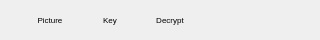
<?xml version="1.0" encoding="UTF-8"?>
<ui version="4.0">
 <class>PaintingDecryptionTool</class>
 <widget class="QWidget" name="PaintingDecryptionTool">
  <property name="geometry">
   <rect>
    <x>0</x>
    <y>0</y>
    <width>320</width>
    <height>40</height>
   </rect>
  </property>
  <property name="minimumSize">
   <size>
    <width>0</width>
    <height>40</height>
   </size>
  </property>
  <property name="maximumSize">
   <size>
    <width>16777215</width>
    <height>40</height>
   </size>
  </property>
  <property name="windowTitle">
   <string>Decryption</string>
  </property>
  <widget class="QToolButton" name="Back">
   <property name="geometry">
    <rect>
     <x>0</x>
     <y>0</y>
     <width>20</width>
     <height>40</height>
    </rect>
   </property>
   <property name="text">
    <string/>
   </property>
   <property name="icon">
    <iconset>
     <normaloff>:/images/moveLeft.png</normaloff>:/images/moveLeft.png</iconset>
   </property>
   <property name="autoRaise">
    <bool>true</bool>
   </property>
  </widget>
  <widget class="QToolButton" name="Picture">
   <property name="geometry">
    <rect>
     <x>20</x>
     <y>0</y>
     <width>60</width>
     <height>40</height>
    </rect>
   </property>
   <property name="font">
    <font>
     <pointsize>6</pointsize>
    </font>
   </property>
   <property name="text">
    <string>Picture</string>
   </property>
   <property name="icon">
    <iconset>
     <normaloff>:/images/pictures.png</normaloff>:/images/pictures.png</iconset>
   </property>
   <property name="iconSize">
    <size>
     <width>18</width>
     <height>18</height>
    </size>
   </property>
   <property name="toolButtonStyle">
    <enum>Qt::ToolButtonTextUnderIcon</enum>
   </property>
   <property name="autoRaise">
    <bool>true</bool>
   </property>
  </widget>
  <widget class="QToolButton" name="Key">
   <property name="geometry">
    <rect>
     <x>80</x>
     <y>0</y>
     <width>60</width>
     <height>40</height>
    </rect>
   </property>
   <property name="font">
    <font>
     <pointsize>6</pointsize>
    </font>
   </property>
   <property name="text">
    <string>Key</string>
   </property>
   <property name="icon">
    <iconset>
     <normaloff>:/icons/key.png</normaloff>:/icons/key.png</iconset>
   </property>
   <property name="iconSize">
    <size>
     <width>18</width>
     <height>18</height>
    </size>
   </property>
   <property name="toolButtonStyle">
    <enum>Qt::ToolButtonTextUnderIcon</enum>
   </property>
   <property name="autoRaise">
    <bool>true</bool>
   </property>
  </widget>
  <widget class="QToolButton" name="Decrypt">
   <property name="geometry">
    <rect>
     <x>140</x>
     <y>0</y>
     <width>60</width>
     <height>40</height>
    </rect>
   </property>
   <property name="font">
    <font>
     <pointsize>6</pointsize>
    </font>
   </property>
   <property name="text">
    <string>Decrypt</string>
   </property>
   <property name="icon">
    <iconset>
     <normaloff>:/icons/decryption.png</normaloff>:/icons/decryption.png</iconset>
   </property>
   <property name="iconSize">
    <size>
     <width>18</width>
     <height>18</height>
    </size>
   </property>
   <property name="toolButtonStyle">
    <enum>Qt::ToolButtonTextUnderIcon</enum>
   </property>
   <property name="autoRaise">
    <bool>true</bool>
   </property>
  </widget>
 </widget>
 <resources>
  <include location="../private.qrc"/>
  <include location="../../Images/Branon.qrc"/>
 </resources>
 <connections/>
</ui>
